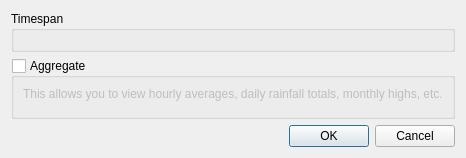
<?xml version="1.0" encoding="UTF-8"?>
<ui version="4.0">
 <class>ViewDataOptionsDialog</class>
 <widget class="QDialog" name="ViewDataOptionsDialog">
  <property name="geometry">
   <rect>
    <x>0</x>
    <y>0</y>
    <width>422</width>
    <height>158</height>
   </rect>
  </property>
  <property name="windowTitle">
   <string>View Data Options</string>
  </property>
  <property name="windowIcon">
   <iconset resource="resources.qrc">
    <normaloff>:/icons/table</normaloff>:/icons/table</iconset>
  </property>
  <layout class="QGridLayout" name="gridLayout_2">
   <item row="2" column="0">
    <widget class="QDialogButtonBox" name="buttonBox">
     <property name="orientation">
      <enum>Qt::Horizontal</enum>
     </property>
     <property name="standardButtons">
      <set>QDialogButtonBox::Cancel|QDialogButtonBox::Ok</set>
     </property>
    </widget>
   </item>
   <item row="1" column="0">
    <widget class="QGroupBox" name="gbAggregate">
     <property name="title">
      <string>Aggregate</string>
     </property>
     <property name="checkable">
      <bool>true</bool>
     </property>
     <property name="checked">
      <bool>false</bool>
     </property>
     <layout class="QGridLayout" name="gridLayout">
      <item row="0" column="0">
       <widget class="QLabel" name="label_2">
        <property name="text">
         <string>This allows you to view hourly averages, daily rainfall totals, monthly highs, etc.</string>
        </property>
       </widget>
      </item>
      <item row="1" column="0">
       <widget class="AggregateOptionsWidget" name="aggregateWidget" native="true"/>
      </item>
     </layout>
    </widget>
   </item>
   <item row="0" column="0">
    <widget class="QGroupBox" name="groupBox">
     <property name="title">
      <string>Timespan</string>
     </property>
     <layout class="QGridLayout" name="gridLayout_3">
      <item row="0" column="0">
       <widget class="TimespanWidget" name="timespan" native="true"/>
      </item>
     </layout>
    </widget>
   </item>
  </layout>
 </widget>
 <customwidgets>
  <customwidget>
   <class>TimespanWidget</class>
   <extends>QWidget</extends>
   <header>timespanwidget.h</header>
   <container>1</container>
  </customwidget>
  <customwidget>
   <class>AggregateOptionsWidget</class>
   <extends>QWidget</extends>
   <header>aggregateoptionswidget.h</header>
   <container>1</container>
  </customwidget>
 </customwidgets>
 <resources>
  <include location="resources.qrc"/>
 </resources>
 <connections>
  <connection>
   <sender>buttonBox</sender>
   <signal>accepted()</signal>
   <receiver>ViewDataOptionsDialog</receiver>
   <slot>accept()</slot>
   <hints>
    <hint type="sourcelabel">
     <x>248</x>
     <y>254</y>
    </hint>
    <hint type="destinationlabel">
     <x>157</x>
     <y>274</y>
    </hint>
   </hints>
  </connection>
  <connection>
   <sender>buttonBox</sender>
   <signal>rejected()</signal>
   <receiver>ViewDataOptionsDialog</receiver>
   <slot>reject()</slot>
   <hints>
    <hint type="sourcelabel">
     <x>316</x>
     <y>260</y>
    </hint>
    <hint type="destinationlabel">
     <x>286</x>
     <y>274</y>
    </hint>
   </hints>
  </connection>
 </connections>
</ui>
